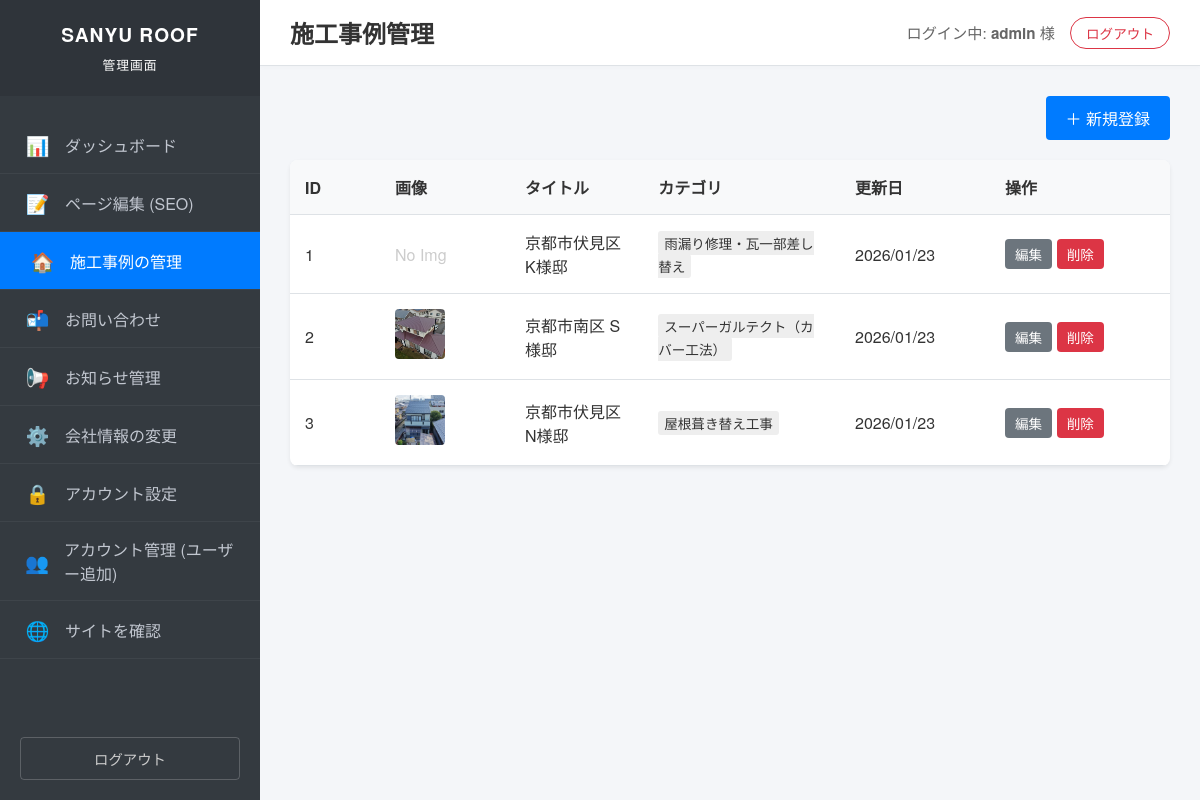
Screenshot of /admin/works/index.php (signed in) with the database file from the repository.
### tables this page shows
CREATE TABLE works (
        id INTEGER PRIMARY KEY AUTOINCREMENT,
        title TEXT NOT NULL,
        content TEXT,
        category TEXT,
        image_path TEXT,
        before_image_path TEXT,
        created_at DATETIME DEFAULT CURRENT_TIMESTAMP
    );

### public_html/config/config.php (called while the page is built, shortened)
<?php
function h($str) {
    return htmlspecialchars($str, ENT_QUOTES, 'UTF-8');
}
?>

### public_html/admin/works/index.php (the view, shortened to what this page needs)
<?php
require_once '../../config/config.php';
$pdo = get_db_connection();
$stmt = $pdo->query("SELECT * FROM works ORDER BY created_at DESC");
$works = $stmt->fetchAll();
include __DIR__ . '/../inc/header.php';
?>
<div style="margin-bottom: 20px; text-align: right;">
    <a href="/admin/works/edit.php" class="btn btn-primary">＋ 新規登録</a>
</div>
<div class="card" style="padding: 0; overflow: hidden;">
    <table class="data-table">
        <thead>
            <tr>
                <th style="width: 60px;">ID</th>
                <th style="width: 100px;">画像</th>
                <th>タイトル</th>
                <th>カテゴリ</th>
                <th style="width: 120px;">更新日</th>
                <th style="width: 150px;">操作</th>
            </tr>
        </thead>
        <tbody>
            <?php foreach ($works as $work): ?>
            <tr>
                <td><?php echo h($work['id']); ?></td>
                <td>
                    <?php if($work['image_path']): ?>
                        <img src="/<?php echo h($work['image_path']); ?>" style="width: 50px; height: 50px; object-fit: cover; border-radius: 4px;">
                    <?php else: ?>
                        <span style="color:#ccc;">No Img</span>
                    <?php endif; ?>
                </td>
                <td><?php echo h($work['title']); ?></td>
                <td><span style="background:#eee; padding:2px 6px; border-radius:3px; font-size:0.85rem;"><?php echo h($work['category']); ?></span></td>
                <td><?php echo h(date('Y/m/d', strtotime($work['created_at']))); ?></td>
                <td>
                    <a href="/admin/works/edit.php?id=<?php echo h($work['id']); ?>" class="btn btn-secondary" style="padding: 5px 10px; font-size: 0.85rem;">編集</a>
                    <form method="post" action="" style="display:inline;" onsubmit="return confirm('本当に削除しますか？');">
                        <button type="submit" class="btn btn-danger" style="padding: 5px 10px; font-size: 0.85rem;">削除</button>
                    </form>
                </td>
            </tr>
            <?php endforeach; ?>
        </tbody>
    </table>
</div>
<?php include __DIR__ . '/../inc/footer.php'; ?>

### public_html/admin/css/admin.css (style rules this page uses)
:root { --admin-bg-color: #f4f6f9; --sidebar-bg-color: #343a40; --sidebar-width: 260px; --primary-color: #007bff; --text-color: #333; --border-color: #dee2e6; --card-shadow: 0 0.125rem 0.25rem rgba(0, 0, 0, 0.075); }
body { font-family: "Helvetica Neue", Arial, "Hiragino Kaku Gothic ProN", "Hiragino Sans", Meiryo, sans-serif; background-color: var(--admin-bg-color); margin: 0; padding: 0; display: flex; min-height: 100vh; color: var(--text-color); }
.card { background: #fff; border-radius: 8px; box-shadow: var(--card-shadow); padding: 30px; margin-bottom: 30px; }
.btn { display: inline-block; padding: 10px 20px; border-radius: 4px; text-decoration: none; cursor: pointer; font-size: 1rem; border: none; transition: background 0.2s; }
.btn-primary { background: var(--primary-color); color: #fff; }
.btn-secondary { background: #6c757d; color: #fff; }
.btn-danger { background: #dc3545; color: #fff; }
.data-table { width: 100%; border-collapse: collapse; }
.data-table th, .data-table td { padding: 15px; border-bottom: 1px solid var(--border-color); text-align: left; }
.data-table th { background-color: #f8f9fa; font-weight: 600; }

### rows the page displays
works: id "1", image_path "No Img", title "京都市伏見区 K様邸", category "雨漏り修理・瓦一部差し替え", created_at "2026/01/23"
works: id "2", image_path (picture), title "京都市南区 S様邸", category "スーパーガルテクト（カバー工法）", created_at "2026/01/23"
works: id "3", image_path (picture), title "京都市伏見区 N様邸", category "屋根葺き替え工事", created_at "2026/01/23"

### other values shown
$page_title "施工事例管理"
$_SESSION['admin_username'] "admin"
